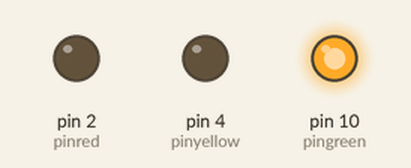
This sketch was run on a simulated Arduino Uno, built with avr-gcc and run on an emulated ATmega328P. Shown: output pins drawn as LEDs (lit = HIGH).

Above: at 0.05 s.
At 1.0 s:
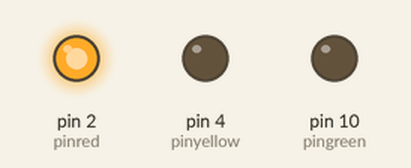
At 8.0 s:
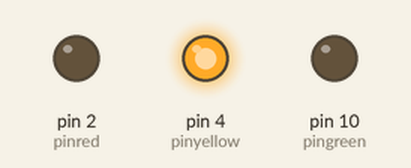
At 16.0 s:
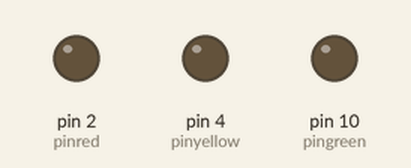
Timing chart, 0 to 21.8 s (numbered marks = the images above):
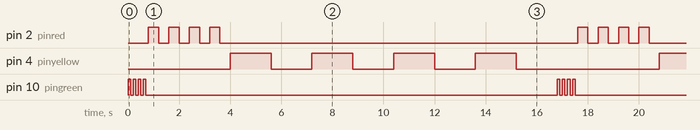

The sketch:

Variable_project.ino
```cpp
int pingreen=10;
int pinred=2;
int pinyellow=4;
int blinkgreen=100;
int blinkred=400;
int blinkyellow=1600;


void setup() {
  // put your setup code here, to run once:
  pinMode(pingreen,OUTPUT);
  pinMode(pinred,OUTPUT);
  pinMode(pinyellow,OUTPUT);
}

void loop() {
  // put your main code here, to run repeatedly:
  digitalWrite(pingreen,HIGH);
  delay(blinkgreen);
  digitalWrite(pingreen,LOW);
  delay(blinkgreen);

  digitalWrite(pingreen,HIGH);
  delay(blinkgreen);
  digitalWrite(pingreen,LOW);
  delay(blinkgreen);

  digitalWrite(pingreen,HIGH);
  delay(blinkgreen);
  digitalWrite(pingreen,LOW);
  delay(blinkgreen);

  digitalWrite(pingreen,HIGH);
  delay(blinkgreen);
  digitalWrite(pingreen,LOW);
  delay(blinkgreen);

  //RED

  digitalWrite(pinred,HIGH);
  delay(blinkred);
  digitalWrite(pinred,LOW);
  delay(blinkred);

  digitalWrite(pinred,HIGH);
  delay(blinkred);
  digitalWrite(pinred,LOW);
  delay(blinkred);

  digitalWrite(pinred,HIGH);
  delay(blinkred);
  digitalWrite(pinred,LOW);
  delay(blinkred);

  digitalWrite(pinred,HIGH);
  delay(blinkred);
  digitalWrite(pinred,LOW);
  delay(blinkred);

  //YELLOW

  digitalWrite(pinyellow,HIGH);
  delay(blinkyellow);
  digitalWrite(pinyellow,LOW);
  delay(blinkyellow);

    digitalWrite(pinyellow,HIGH);
  delay(blinkyellow);
  digitalWrite(pinyellow,LOW);
  delay(blinkyellow);

    digitalWrite(pinyellow,HIGH);
  delay(blinkyellow);
  digitalWrite(pinyellow,LOW);
  delay(blinkyellow);

    digitalWrite(pinyellow,HIGH);
  delay(blinkyellow);
  digitalWrite(pinyellow,LOW);
  delay(blinkyellow);


}
```

Measured:
- by itself, pin 2 (pinred): repeats every 16.8 s: 3 × (LOW 0.40 s, HIGH 0.40 s), LOW 14.0 s, HIGH 0.40 s
- by itself, pin 4 (pinyellow): repeats every 16.8 s: 3 × (LOW 1.6 s, HIGH 1.6 s), LOW 5.6 s, HIGH 1.6 s
- by itself, pin 10 (pingreen): repeats every 16.8 s: 3 × (LOW 0.10 s, HIGH 0.10 s), LOW 16.1 s, HIGH 0.10 s
